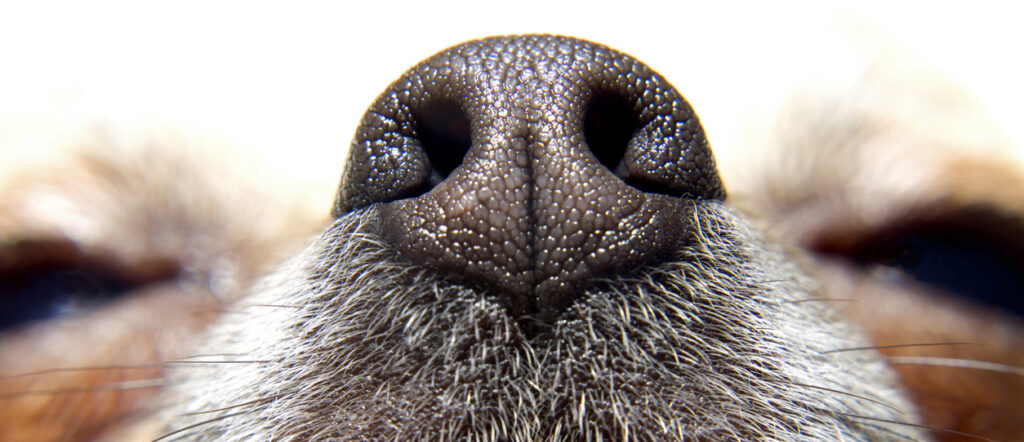
#> input picture backend/image.jpg, 1024 x 442 px, given in place of the camera
$ python capture_model.py   (older library calls are emulated)
#> lines starting #> are read from the running program, lines starting #| are printed output that depends on the picture; after the words box and inside, x2 and y2 are one past the last pixel; in counts of white or black regions, pixels touching at a corner belong together
"""Enhanced live camera tool for dog nose-print dataset collection with auto-capture.

Features:
- Multi-metric sharpness detection (Laplacian + Tenengrad + Brenner)
- Auto-capture when quality conditions met (stable for N frames)
- Real-time quality feedback (sharpness, contrast, brightness, focus)
- Multiple preprocessing modes (edges, CLAHE, adaptive threshold, morphology)
- Automatic dataset organization with metadata
- Countdown timer before auto-capture
- Batch capture mode for multi-angle dataset collection

Controls:
- space: toggle edge overlay modes (off → edges → enhanced → threshold → morph)
- s: force save current frame
- a: toggle auto-capture mode
- r: reset capture counter
- q: quit

Source:
- Default webcam (index 0) or IP stream:
    python main.py --source http://<phone-ip>:8080/video

Options:
- --roi-fraction: square ROI as fraction of shorter side (default 0.5)
- --target-count: number of images to auto-capture (default 5)
- --stable-frames: frames that must pass quality check before capture (default 5)
- --min-sharpness: minimum Laplacian variance (default 150.0)
- --cooldown: seconds between auto-captures (default 2.5)
"""

import argparse
import json
import os
import time
from datetime import datetime
from pathlib import Path
from typing import Dict, Tuple, Optional

import cv2
import numpy as np


# ============================================================================
# QUALITY METRICS
# ============================================================================

def compute_laplacian_variance(gray: np.ndarray) -> float:
    """Variance of Laplacian - standard sharpness metric."""
    laplacian = cv2.Laplacian(gray, cv2.CV_64F)
    return float(laplacian.var())


def compute_tenengrad(gray: np.ndarray) -> float:
    """Tenengrad (Sobel-based) sharpness - better for edge detection."""
    sobelx = cv2.Sobel(gray, cv2.CV_64F, 1, 0, ksize=3)
    sobely = cv2.Sobel(gray, cv2.CV_64F, 0, 1, ksize=3)
    gradient_magnitude = np.sqrt(sobelx**2 + sobely**2)
    return float(np.mean(gradient_magnitude))


def compute_brenner_gradient(gray: np.ndarray) -> float:
    """Brenner gradient - fast sharpness alternative."""
    h, w = gray.shape
    if w < 3:
        return 0.0
    brenner = np.sum((gray[:, 2:].astype(float) - gray[:, :-2].astype(float))**2)
    return float(brenner / (h * w))


def compute_local_contrast(gray: np.ndarray) -> float:
    """Local contrast using standard deviation."""
    return float(np.std(gray))


def compute_brightness(gray: np.ndarray) -> float:
    """Average brightness."""
    return float(np.mean(gray))


def check_quality(
    gray: np.ndarray,
    min_laplacian: float = 150.0,
    min_tenengrad: float = 200.0,
    min_contrast: float = 60.0,
    min_brightness: float = 50.0,
    max_brightness: float = 200.0
) -> Dict[str, any]:
    """Comprehensive quality check with multiple metrics."""

    laplacian = compute_laplacian_variance(gray)
    tenengrad = compute_tenengrad(gray)
    brenner = compute_brenner_gradient(gray)
    contrast = compute_local_contrast(gray)
    brightness = compute_brightness(gray)

    checks = {
        'laplacian': laplacian >= min_laplacian,
        'tenengrad': tenengrad >= min_tenengrad,
        'contrast': contrast >= min_contrast,
        'brightness': min_brightness <= brightness <= max_brightness,
    }

    return {
        'passed': all(checks.values()),
        'laplacian': laplacian,
        'tenengrad': tenengrad,
        'brenner': brenner,
        'contrast': contrast,
        'brightness': brightness,
        'checks': checks
    }


# ============================================================================
# IMAGE PROCESSING
# ============================================================================

# [26 lines left out: functions enhance_clahe, enhance_adaptive_threshold, enhance_morphology, not called in this run]


def process_frame(
    frame: np.ndarray,
    mode: str = "edges"
) -> Tuple[np.ndarray, np.ndarray]:
    """Process frame with selected enhancement mode.

    Args:
        frame: Input BGR frame
        mode: One of ["edges", "enhanced", "threshold", "morph", "off"]

    Returns:
        (annotated_frame, processed_grayscale)
    """
    gray = cv2.cvtColor(frame, cv2.COLOR_BGR2GRAY)
    annotated = frame.copy()

    if mode == "off":
        return annotated, gray

    elif mode == "edges":
        # Original edge detection with improved preprocessing
        clahe = cv2.createCLAHE(clipLimit=2.5, tileGridSize=(8, 8))
        equalized = clahe.apply(gray)
        smooth = cv2.bilateralFilter(equalized, d=5, sigmaColor=75, sigmaSpace=75)
        edges = cv2.Canny(smooth, threshold1=40, threshold2=120)
        annotated[edges > 0] = (0, 255, 255)  # Yellow grooves
        return annotated, edges

    elif mode == "enhanced":
        # CLAHE enhancement
        enhanced = enhance_clahe(gray)
        edges = cv2.Canny(enhanced, threshold1=50, threshold2=150)
        annotated[edges > 0] = (0, 255, 0)  # Green edges
        return annotated, enhanced

    elif mode == "threshold":
        # Adaptive threshold
        thresh = enhance_adaptive_threshold(gray)
        annotated = cv2.cvtColor(thresh, cv2.COLOR_GRAY2BGR)
        return annotated, thresh

    elif mode == "morph":
        # Morphological enhancement
        morph = enhance_morphology(gray)
        annotated = cv2.cvtColor(morph, cv2.COLOR_GRAY2BGR)
        return annotated, morph

    return annotated, gray


# ============================================================================
# AUTO-CAPTURE LOGIC
# ============================================================================

class AutoCaptureState:
    """Manages auto-capture state and timing."""

    def __init__(
        self,
        target_count: int = 5,
        stable_frames: int = 5,
        cooldown_sec: float = 2.5
    ):
        self.target_count = target_count
        self.stable_frames = stable_frames
        self.cooldown_sec = cooldown_sec

        self.capture_count = 0
        self.sharp_frame_count = 0
        self.last_capture_time = 0.0
        self.enabled = False

    # [4 lines left out: function reset, not called in this run]

    def update(self, quality_passed: bool) -> bool:
        """Update state and return True if should capture.

        Args:
            quality_passed: Whether current frame passes quality checks

        Returns:
            True if conditions met for auto-capture
        """
        if not self.enabled:
            return False

        if self.capture_count >= self.target_count:
            return False

        current_time = time.time()

        if quality_passed:
            self.sharp_frame_count += 1
        else:
            self.sharp_frame_count = 0

        # Check if ready to capture
        if (self.sharp_frame_count >= self.stable_frames and
            current_time - self.last_capture_time > self.cooldown_sec):
            self.last_capture_time = current_time
            self.capture_count += 1
            self.sharp_frame_count = 0
            return True

        return False

    def get_countdown(self) -> Optional[int]:
        """Get countdown number if approaching capture."""
        if self.sharp_frame_count >= self.stable_frames - 3:
            remaining = self.stable_frames - self.sharp_frame_count
            return remaining if remaining > 0 else None
        return None


# ============================================================================
# SAVING & DATASET MANAGEMENT
# ============================================================================

# [72 lines left out: function save_capture, not called in this run]


# ============================================================================
# UI RENDERING
# ============================================================================

def draw_ui(
    display: np.ndarray,
    roi_coords: Tuple[int, int, int, int],
    quality: Dict,
    auto_capture: AutoCaptureState,
    mode: str
) -> None:
    """Draw UI overlays on display frame (in-place)."""
    h, w = display.shape[:2]
    x1, y1, x2, y2 = roi_coords

    # Draw ROI rectangle
    roi_color = (0, 255, 0) if quality['passed'] else (0, 0, 255)
    cv2.rectangle(display, (x1, y1), (x2, y2), roi_color, 3)

    # Quality metrics panel (top-left)
    panel_y = 30
    text_color = (0, 255, 0) if quality['passed'] else (0, 0, 255)

    metrics = [
        f"Laplacian: {quality['laplacian']:.1f} {'✓' if quality['checks']['laplacian'] else '✗'}",
        f"Tenengrad: {quality['tenengrad']:.1f} {'✓' if quality['checks']['tenengrad'] else '✗'}",
        f"Contrast: {quality['contrast']:.1f} {'✓' if quality['checks']['contrast'] else '✗'}",
        f"Brightness: {quality['brightness']:.1f} {'✓' if quality['checks']['brightness'] else '✗'}",
    ]

    for metric in metrics:
        cv2.putText(display, metric, (10, panel_y),
                   cv2.FONT_HERSHEY_SIMPLEX, 0.6, text_color, 2)
        panel_y += 25

    # Stable frame indicator
    if auto_capture.enabled and quality['passed']:
        progress = auto_capture.sharp_frame_count
        total = auto_capture.stable_frames
        cv2.putText(display, f"Stable: {progress}/{total}",
                   (10, h - 100), cv2.FONT_HERSHEY_SIMPLEX, 0.7, (0, 255, 0), 2)

        # Draw progress bar
        bar_width = 200
        bar_height = 20
        bar_x = 10
        bar_y = h - 70
        filled = int(bar_width * progress / total)
        cv2.rectangle(display, (bar_x, bar_y), (bar_x + bar_width, bar_y + bar_height),
                     (100, 100, 100), -1)
        cv2.rectangle(display, (bar_x, bar_y), (bar_x + filled, bar_y + bar_height),
                     (0, 255, 0), -1)
        cv2.rectangle(display, (bar_x, bar_y), (bar_x + bar_width, bar_y + bar_height),
                     (255, 255, 255), 2)

    # Countdown
    countdown = auto_capture.get_countdown()
    if countdown is not None and auto_capture.enabled:
        cv2.putText(display, str(countdown), (w//2 - 50, h//2),
                   cv2.FONT_HERSHEY_SIMPLEX, 4, (0, 255, 0), 8)

    # Capture counter
    counter_text = f"Captured: {auto_capture.capture_count}/{auto_capture.target_count}"
    auto_status = "[AUTO]" if auto_capture.enabled else "[MANUAL]"
    cv2.putText(display, f"{counter_text} {auto_status}",
               (10, h - 20), cv2.FONT_HERSHEY_SIMPLEX, 0.8, (255, 255, 0), 2)

    # Mode indicator
    cv2.putText(display, f"Mode: {mode.upper()}",
               (w - 200, 30), cv2.FONT_HERSHEY_SIMPLEX, 0.7, (255, 255, 255), 2)

    # Controls help
    help_text = "space:mode  a:auto  s:save  r:reset  q:quit"
    cv2.putText(display, help_text,
               (10, h - 140), cv2.FONT_HERSHEY_SIMPLEX, 0.6, (200, 200, 200), 2)


# ============================================================================
# MAIN LOOP
# ============================================================================

def main() -> None:
    parser = argparse.ArgumentParser(
        description="Enhanced dog nose-print dataset collection tool"
    )
    parser.add_argument(
        "--source",
        default="0",
        help="Camera index or IP stream URL"
    )
    parser.add_argument(
        "--roi-fraction",
        type=float,
        default=0.5,
        help="Square ROI fraction of shorter image side (0-1, default 0.5)",
    )
    parser.add_argument(
        "--target-count",
        type=int,
        default=5,
        help="Number of images to auto-capture (default 5)",
    )
    parser.add_argument(
        "--stable-frames",
        type=int,
        default=5,
        help="Frames that must pass quality check before capture (default 5)",
    )
    parser.add_argument(
        "--min-sharpness",
        type=float,
        default=150.0,
        help="Minimum Laplacian variance for sharpness (default 150.0)",
    )
    parser.add_argument(
        "--cooldown",
        type=float,
        default=2.5,
        help="Seconds between auto-captures (default 2.5)",
    )
    parser.add_argument(
        "--headless",
        action="store_true",
        help="Run without GUI display (for headless servers)",
    )
    args = parser.parse_args()

    # Initialize camera
    source = int(args.source) if args.source.isdigit() else args.source
    capture = cv2.VideoCapture(source)
    if not capture.isOpened():
        raise RuntimeError(f"Could not open camera source: {source}")

    # Set camera properties for best quality
    capture.set(cv2.CAP_PROP_AUTOFOCUS, 1)
    capture.set(cv2.CAP_PROP_FRAME_WIDTH, 1920)
    capture.set(cv2.CAP_PROP_FRAME_HEIGHT, 1080)

    # Auto-detect headless mode if DISPLAY is not set
    headless = args.headless or not os.environ.get("DISPLAY")
    if headless:
        print("🖥️  Headless mode: Display disabled")

    # Setup output directory
    output_dir = Path(__file__).resolve().parent / "dataset"
    output_dir.mkdir(exist_ok=True)

    # Initialize state
    auto_capture_state = AutoCaptureState(
        target_count=args.target_count,
        stable_frames=args.stable_frames,
        cooldown_sec=args.cooldown
    )

    modes = ["off", "edges", "enhanced", "threshold", "morph"]
    current_mode_idx = 1  # Start with edges
    roi_fraction = max(0.1, min(1.0, args.roi_fraction))

    print("🐕 Enhanced Dog Nose Dataset Collection")
    print(f"📁 Saving to: {output_dir}")
    print(f"🎯 Target: {args.target_count} captures")
    print(f"📊 Quality threshold: Laplacian > {args.min_sharpness}")
    print("\nControls:")
    print("  space - cycle through visualization modes")
    print("  a     - toggle auto-capture")
    print("  s     - force save current frame")
    print("  r     - reset capture counter")
    print("  q     - quit")

    while True:
        ok, frame = capture.read()
#> frame is the input picture: shape (442, 1024, 3); mean B, G, R 150.5, 156, 166.2
        if not ok:
            break

        # Calculate ROI coordinates
        h, w = frame.shape[:2]
        side = int(min(h, w) * roi_fraction)
        side = max(1, side)
        cx, cy = w // 2, h // 2
        x1 = max(0, cx - side // 2)
        y1 = max(0, cy - side // 2)
        x2 = min(w, x1 + side)
        y2 = min(h, y1 + side)
        roi_coords = (x1, y1, x2, y2)

        # Extract ROI for quality check
        roi = frame[y1:y2, x1:x2]
        roi_gray = cv2.cvtColor(roi, cv2.COLOR_BGR2GRAY)

        # Check quality
        quality = check_quality(
            roi_gray,
            min_laplacian=args.min_sharpness,
            min_tenengrad=200.0,
            min_contrast=60.0,
            min_brightness=50.0,
            max_brightness=200.0
        )
#> in compute_laplacian_variance, `laplacian = cv2.Laplacian(gray, cv2.CV_64F)`:
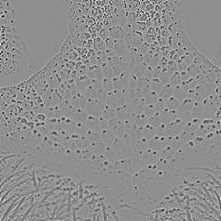
#> laplacian: shape (221, 221) float64; min -299, max 234, mean 0; drawn with min black and max white
#> in check_quality, `laplacian = compute_laplacian_variance(gray)`: laplacian = 1285.6
#> in compute_tenengrad, `gradient_magnitude = np.sqrt(sobelx**2 + sobely**2)`:
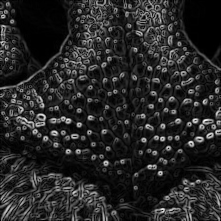
#> gradient_magnitude: shape (221, 221) float64; min 0, max 776.3, mean 119; drawn with min black and max white
#> in check_quality, `tenengrad = compute_tenengrad(gray)`: tenengrad = 119
#> in compute_brenner_gradient, `brenner = np.sum((gray[:, 2:].astype(float) - gray[:, :-2].astype(floa..`: brenner = 51251102
#> in check_quality, `brenner = compute_brenner_gradient(gray)`: brenner = 1049.3
#> in check_quality, `contrast = compute_local_contrast(gray)`: contrast = 52.61
#> in check_quality, `brightness = compute_brightness(gray)`: brightness = 74.76
#> in check_quality, `checks = { 'laplacian': laplacian >= min_laplacian, 'tenengrad': tenen..`: checks = {'laplacian': True, 'tenengrad': False, 'contrast': False, 'brightness': True}
#> quality = 7 items

        # Update auto-capture state
        should_capture = auto_capture_state.update(quality['passed'])
#> should_capture = False

        # Process frame with selected mode
        current_mode = modes[current_mode_idx]
        annotated, processed = process_frame(frame, mode=current_mode)
#> in process_frame, `equalized = clahe.apply(gray)`:
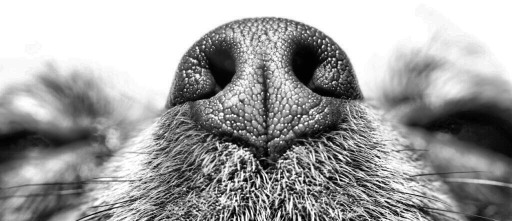
#> equalized: shape (442, 1024) (shown at 1/2 size); min 0, max 255, mean 159.8
#> in process_frame, `edges = cv2.Canny(smooth, threshold1=40, threshold2=120)`:
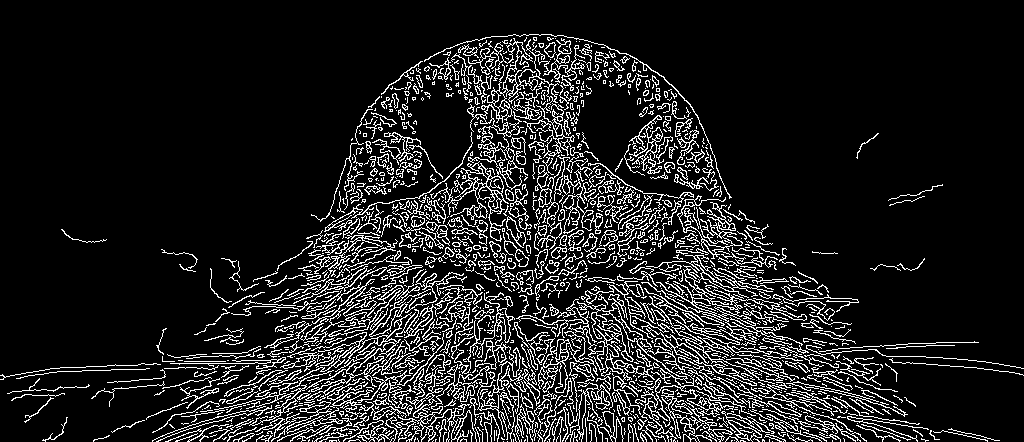
#> edges: shape (442, 1024); 12.3% white in thin lines or dots
#> in process_frame, `annotated[edges > 0] = (0, 255, 255)`:
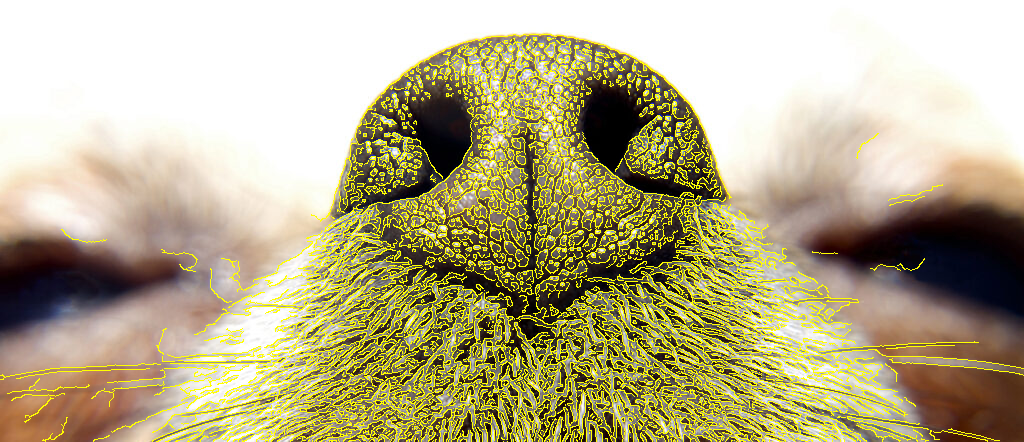
#> annotated: shape (442, 1024, 3); 12.3% of pixels changed, all inside (x1, y1, x2, y2) = (0, 34, 1024, 442)

        # Apply ROI mask to visualization
        if current_mode != "off":
            display = frame.copy()
            display[y1:y2, x1:x2] = annotated[y1:y2, x1:x2]
        else:
            display = frame.copy()

        # Draw UI overlays
        draw_ui(display, roi_coords, quality, auto_capture_state, current_mode)
#> in draw_ui, `roi_color = (0, 255, 0) if quality['passed'] else (0, 0, 255)`: roi_color = (0, 0, 255)
#> in draw_ui, `metrics = [ f"Laplacian: {quality['laplacian']:.1f} {'✓' if quality['c..`: metrics = ['Laplacian: 1285.6 ✓', 'Tenengrad: 119.0 ✗', 'Contrast: 52.6 ✗', 'Brightness: 74.8 ✓']
#> the loop in draw_ui, `for metric in metrics:` made 4 passes
#> (metric, panel_y) on passes 1 to 4: ('Laplacian: 1285.6 ✓', 55), ('Tenengrad: 119.0 ✗', 80), ('Contrast: 52.6 ✗', 105), ('Brightness: 74.8 ✓', 130)
#> after the loop in draw_ui, `for metric in metrics:`:
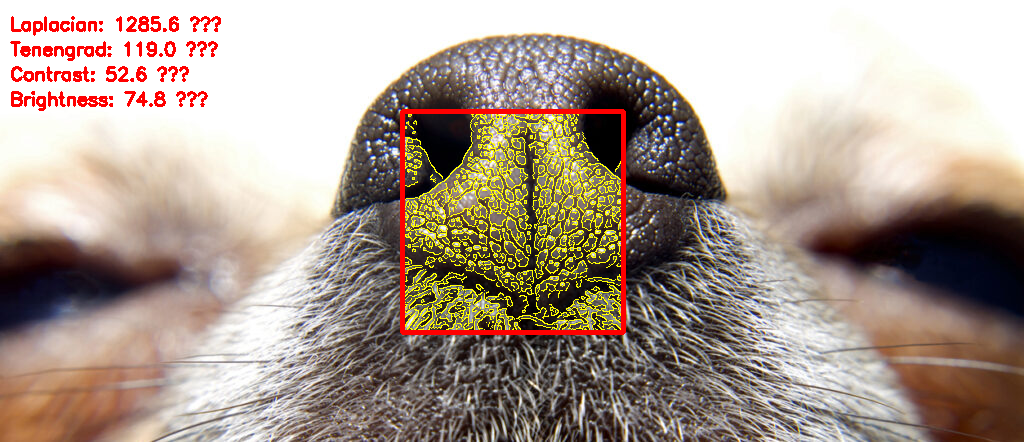
#> display: shape (442, 1024, 3); mean B, G, R 144.9, 156.6, 171.9
#> after the loop in draw_ui, `for metric in metrics:`: panel_y = 130
#> in draw_ui, `cv2.putText(display, help_text, (10, h - 140), cv2.FONT_HERSHEY_SIMPLE..`:
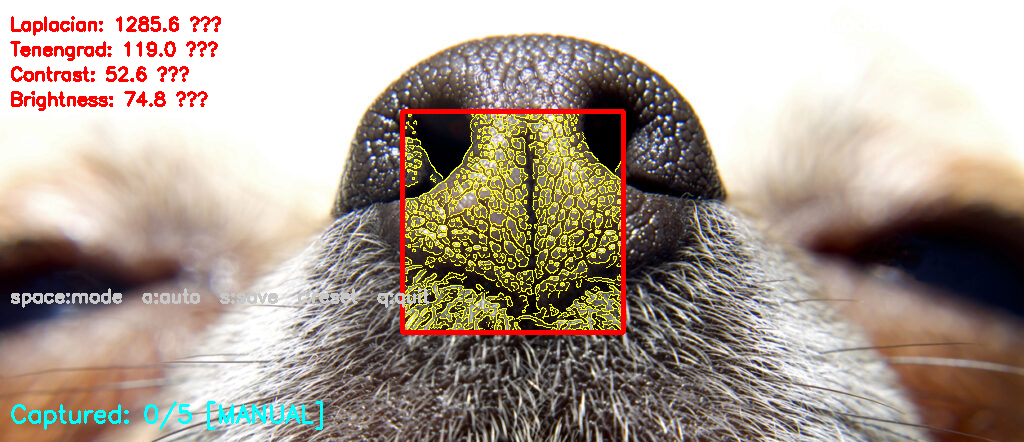
#> display: shape (442, 1024, 3); mean B, G, R 146, 157.6, 171.5

        # Auto-capture
        if should_capture:
            save_path = save_capture(
                frame, roi_coords, quality, output_dir,
                auto_capture_state.capture_count
            )
            print(f"✅ Auto-captured #{auto_capture_state.capture_count}: {save_path.name}")
            print(f"   Laplacian: {quality['laplacian']:.1f}, "
                  f"Tenengrad: {quality['tenengrad']:.1f}")

            # Flash effect
            if not headless:
                display[:] = (255, 255, 255)
                cv2.imshow("Dog Nose Dataset Collection", display)
                cv2.waitKey(100)

        # Display
        if not headless:
            cv2.imshow("Dog Nose Dataset Collection", display)

        # Keyboard controls
        key = cv2.waitKey(1) & 0xFF if not headless else -1

        if key == ord("q"):
            break
        elif key == ord(" "):
            # Cycle through modes
            current_mode_idx = (current_mode_idx + 1) % len(modes)
            print(f"📸 Mode: {modes[current_mode_idx]}")
        elif key == ord("a"):
            # Toggle auto-capture
            auto_capture_state.enabled = not auto_capture_state.enabled
            status = "ENABLED" if auto_capture_state.enabled else "DISABLED"
            print(f"🤖 Auto-capture: {status}")
        elif key == ord("s"):
            # Force save
            auto_capture_state.capture_count += 1
            save_path = save_capture(
                frame, roi_coords, quality, output_dir,
                auto_capture_state.capture_count
            )
            print(f"💾 Manual save #{auto_capture_state.capture_count}: {save_path.name}")
        elif key == ord("r"):
            # Reset counter
            auto_capture_state.reset()
            print("🔄 Capture counter reset")

        # Auto-exit when target reached
        if auto_capture_state.capture_count >= auto_capture_state.target_count:
            print(f"\n✅ Target reached! Captured {auto_capture_state.target_count} images")
            print(f"📁 Dataset saved to: {output_dir}")
            time.sleep(2)
            break

    capture.release()
    cv2.destroyAllWindows()

    print(f"\n📊 Final count: {auto_capture_state.capture_count}/{auto_capture_state.target_count}")
    print(f"📁 Dataset location: {output_dir}")


if __name__ == "__main__":
    main()
